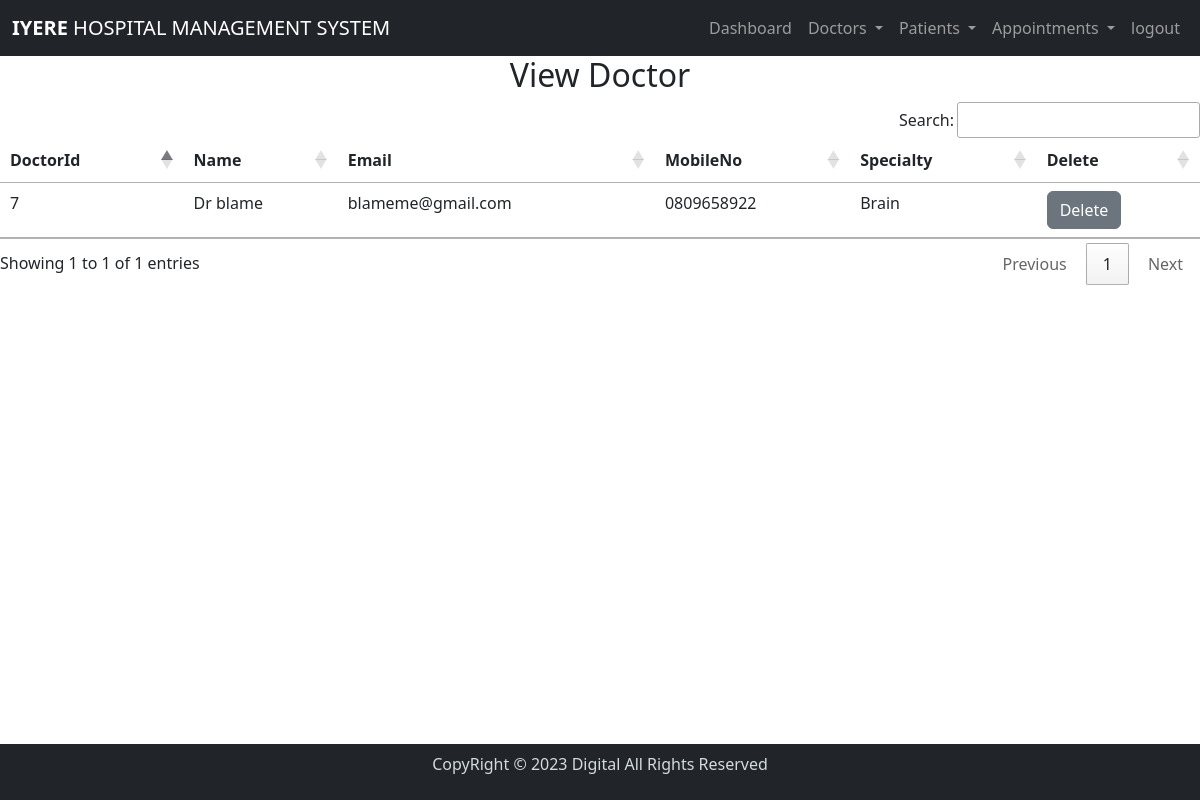
Page /view_doctor/ (signed in) on the earlier database version.
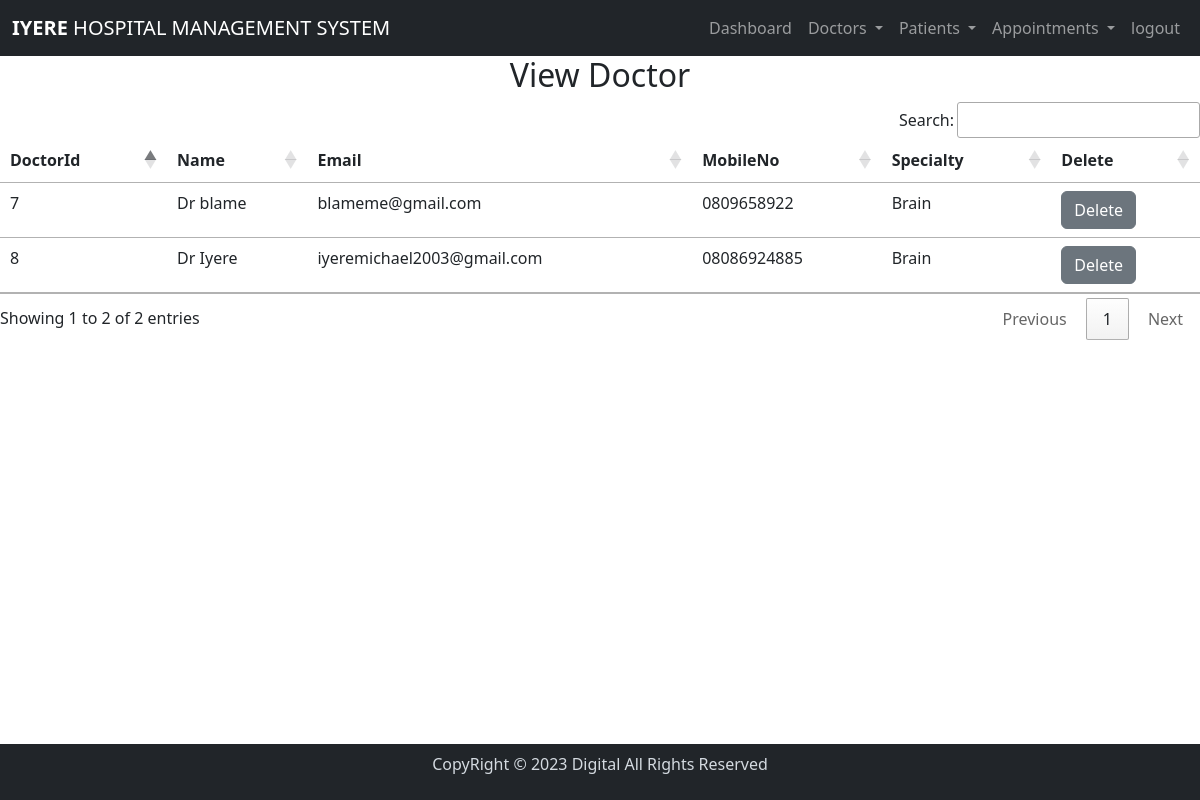
Same page on the later database version.
### hospital_mngt/models.py (models this page shows, shortened)
class Doctor(models.Model):
    name = models.CharField(max_length=45)
    email = models.EmailField(max_length=40)
    gender = models.CharField(max_length=10, null=True, blank=True)
    mobile_no = models.CharField(max_length=11, null=True, blank=True)
    speciality = models.CharField(max_length=50)

### hospital_mngt/views.py (the view)
# urls.py: path('view_doctor/', View_Doctor, name='view_doctor'),
def View_Doctor(request):
    if not request.user.is_staff:
        return redirect('login')
    doc = Doctor.objects.all()
    d ={'doc': doc }
    return render(request, 'view_doctor.html', d)

### hmsProject/templates/view_doctor.html
{% load static %}
{% include 'index.html' %}
{% include 'navigation.html' %}
{% block content %}
<div>
    <h2 class="text-center">View Doctor</h2>
    <table id="example" class="table table-hover">
        <thead>
            <tr>
                <th>DoctorId</th>
                <th>Name</th>
                <th>Email</th>
                <th>MobileNo</th>
                <th>Specialty</th>
                <th>Delete</th>
            </tr>
        </thead>
        <tbody>
            {% for i in doc %}
            <tr>
                <td>{{i.id}}</td>
                <td>{{i.name}}</td>
                <td>{{i.email}}</td>
                <td>{{i.mobile_no}}</td>
                <td>{{i.speciality}}</td>
                <td><a href="{% url 'delete_doctor' i.id %}" onclick="return confirm('Are you sure you want to Delete? ')" class="btn btn-secondary">Delete</a></td>
            </tr>
            {% endfor %}
        </tbody>
    </table>
</div>
{% endblock content %}
{% include 'footer.html' %}

Differences in the rows shown:
added Doctor: id "8", name "Dr Iyere", email "iyeremichael2003@gmail.com", mobile_no "08086924885", speciality "Brain"
Other differences:
text written by a page script: "Search: Showing 1 to 1 of 1 entries Previous 1 Next" → "Search: Showing 1 to 2 of 2 entries Previous 1 Next"
